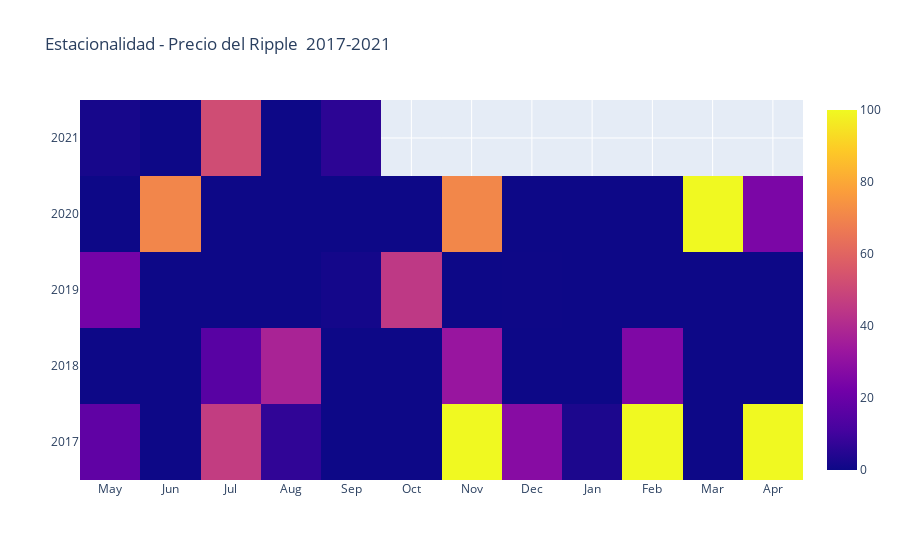

Source (notebook cell):
### Code cell
xrp_mensual = tabla_crypto["Ripple"].resample("1M").last()
xrp_mensual = xrp_mensual.pct_change()
xrp_mensual = xrp_mensual*100
def trp(l,n):
    return l[:n] + [None] * (n-len(l))
z_vals = [list(xrp_mensual["Prices"].iloc[::-1])[i: i+12] for i in range(0,len(btc_mensual),12)]
z_vals = [trp(x,12)for x in z_vals]
months = ["May","Jun","Jul","Aug","Sep","Oct","Nov","Dec","Jan","Feb","Mar","Apr"]
years = [str(x) for x in range(2017,2022)]
import plotly.graph_objects as go

layout = go.Layout(title = 'Estacionalidad - Precio del Ripple  2017-2021')

fig = go.Figure(data=go.Heatmap(z=z_vals,x=months,y=years,zmax=100,zmin=0), layout=layout)
fig.show()

### Figure 1 — Plotly figure (JSON) as saved in the notebook; plotly's stock layout.template omitted (floating-point values rounded to 4 significant figures)
{"data": [{"type": "heatmap", "x": ["May", "Jun", "Jul", "Aug", "Sep", "Oct", "Nov", "Dec", "Jan", "Feb", "Mar", "Apr"], "y": ["2017", "2018", "2019", "2020", "2021"], "z": [[17.76, -16.09, 46.64, 6.797, -21.99, -35.22, 146.7, 27.87, 2.841, 103.2, -64.97, 153.7], [-1.742, -13.98, 15.53, 37.59, -13.69, -8.961, 32.23, -27.93, -2.303, 25.68, -15.72, -22.34], [23.12, -6.331, -19.3, -26.07, 1.38, 45.0, -6.171, 0.1747, -2.98, -12.15, -4.073, -15.0], [-21.85, 70.35, -24.85, -1.459, -25.15, -30.47, 70.84, -46.54, -16.19, -50.11, 810.4, 24.73], [1.961, -22.49, 52.01, -36.4, 6.108, null, null, null, null, null, null, null]], "zmax": 100, "zmin": 0}], "layout": {"title": {"text": "Estacionalidad - Precio del Ripple  2017-2021"}}}
